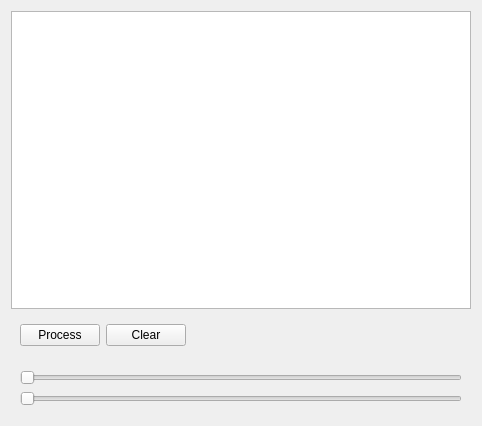
<?xml version="1.0" encoding="UTF-8"?>
<ui version="4.0">
 <class>Form</class>
 <widget class="QWidget" name="Form">
  <property name="geometry">
   <rect>
    <x>0</x>
    <y>0</y>
    <width>482</width>
    <height>426</height>
   </rect>
  </property>
  <property name="windowTitle">
   <string>Form</string>
  </property>
  <layout class="QVBoxLayout" name="verticalLayout">
   <item>
    <widget class="QGraphicsView" name="graphicsView"/>
   </item>
   <item>
    <widget class="QWidget" name="widget_2" native="true">
     <layout class="QHBoxLayout" name="horizontalLayout">
      <item>
       <widget class="QPushButton" name="processButton">
        <property name="text">
         <string>Process</string>
        </property>
       </widget>
      </item>
      <item>
       <widget class="QPushButton" name="clearButton">
        <property name="text">
         <string>Clear</string>
        </property>
       </widget>
      </item>
      <item>
       <spacer name="horizontalSpacer">
        <property name="orientation">
         <enum>Qt::Horizontal</enum>
        </property>
        <property name="sizeHint" stdset="0">
         <size>
          <width>281</width>
          <height>20</height>
         </size>
        </property>
       </spacer>
      </item>
     </layout>
    </widget>
   </item>
   <item>
    <widget class="QWidget" name="widget" native="true">
     <layout class="QVBoxLayout" name="verticalLayout_2">
      <item>
       <widget class="QSlider" name="horizontalSlider_2">
        <property name="orientation">
         <enum>Qt::Horizontal</enum>
        </property>
       </widget>
      </item>
      <item>
       <widget class="QSlider" name="horizontalSlider">
        <property name="orientation">
         <enum>Qt::Horizontal</enum>
        </property>
       </widget>
      </item>
     </layout>
    </widget>
   </item>
  </layout>
 </widget>
 <resources/>
 <connections/>
</ui>
